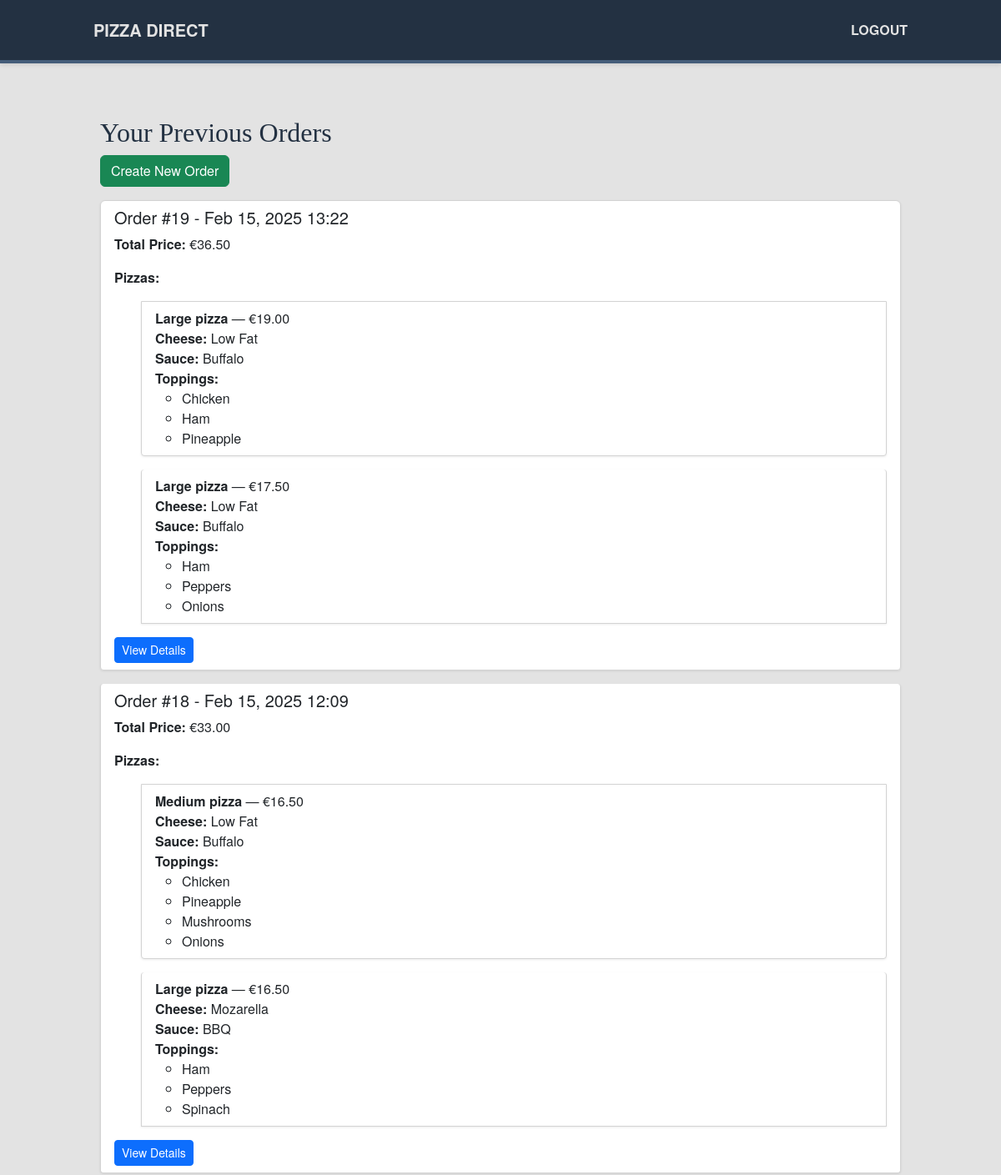
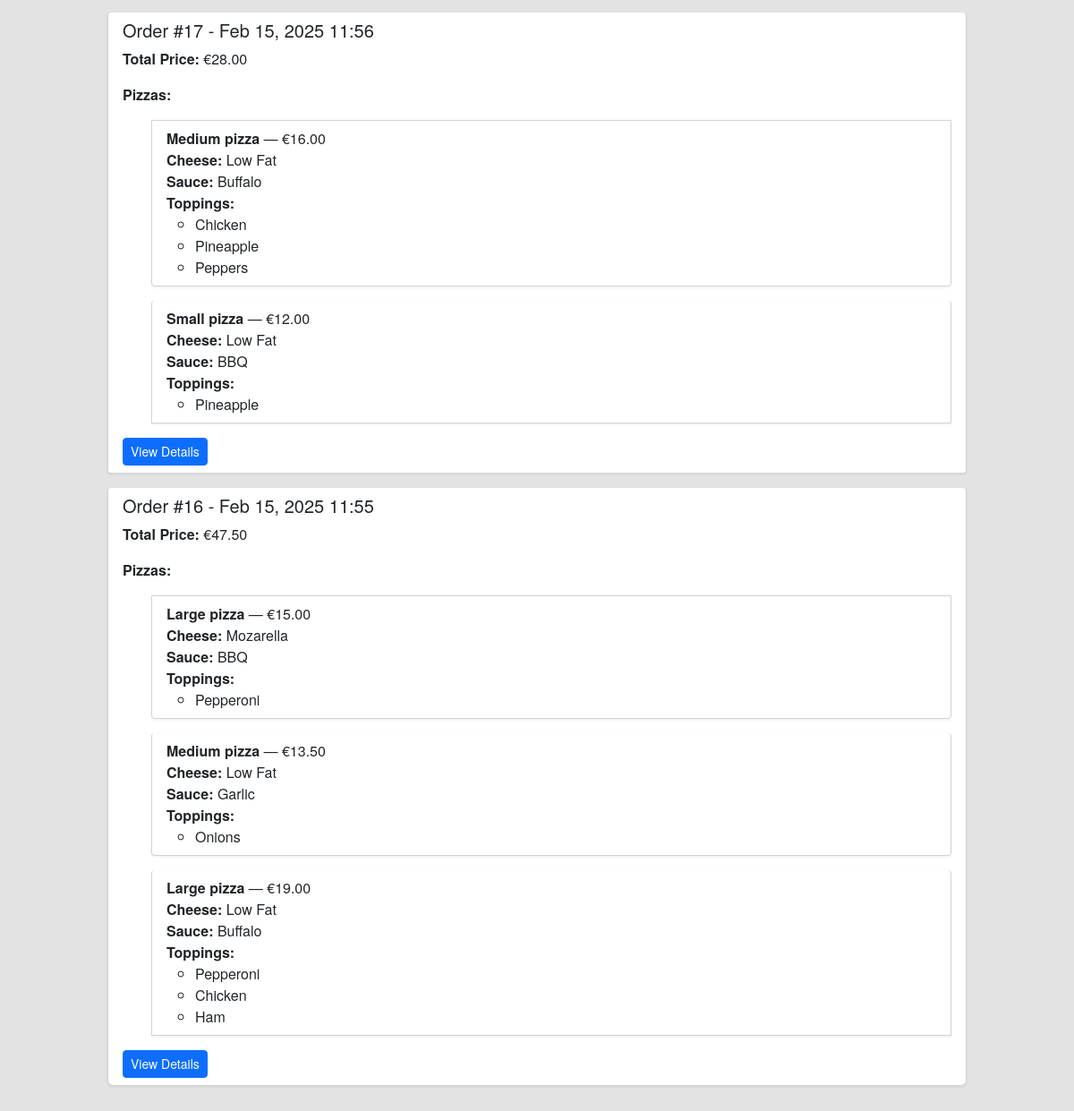
/ (signed in), run on the app's committed database (2 pictures, top to bottom).
### pizza_app/models.py (models this page shows, shortened)
class Order(models.Model):
    user = models.ForeignKey(User, on_delete=models.CASCADE)
    pizzas = models.ManyToManyField(Pizza)
    customer_name = models.CharField(max_length=100)
    address = models.TextField()
    card_number = models.CharField(max_length=16)
    card_expiry_month = models.CharField(max_length=2)
    card_expiry_year = models.CharField(max_length=4)
    card_cvv = models.CharField(max_length=3)
    order_date = models.DateTimeField(default=timezone.now)
    @property
    def total_order_price(self):
        return sum(p.total_price for p in self.pizzas.all())

class Pizza(models.Model):
    size = models.ForeignKey(PizzaSize, on_delete=models.SET_NULL, null=True)
    crust = models.ForeignKey(Crust, on_delete=models.SET_NULL, null=True)
    sauce = models.ForeignKey(Sauce, on_delete=models.SET_NULL, null=True)
    cheese = models.ForeignKey(Cheese, on_delete=models.SET_NULL, null=True)
    toppings = models.ManyToManyField(Topping, blank=True)
    @property
    def total_price(self):
        total = Decimal('0.00')
        if self.size: total += self.size.price
        if self.crust: total += self.crust.price
        if self.sauce: total += self.sauce.price
        if self.cheese: total += self.cheese.price
        for t in self.toppings.all():
            total += t.price
        return total

class PizzaSize(models.Model):
    name = models.CharField(max_length=50)
    price = models.DecimalField(max_digits=6, decimal_places=2, default=Decimal('0.00'))
    def __str__(self):
        return self.name

class Crust(models.Model):
    name = models.CharField(max_length=50)
    price = models.DecimalField(max_digits=6, decimal_places=2, default=Decimal('0.00'))

class Sauce(models.Model):
    name = models.CharField(max_length=50)
    price = models.DecimalField(max_digits=6, decimal_places=2, default=Decimal('0.00'))
    def __str__(self):
        return self.name

class Cheese(models.Model):
    name = models.CharField(max_length=50)
    price = models.DecimalField(max_digits=6, decimal_places=2, default=Decimal('0.00'))
    def __str__(self):
        return self.name

class Topping(models.Model):
    name = models.CharField(max_length=50)
    price = models.DecimalField(max_digits=6, decimal_places=2, default=Decimal('0.00'))

### pizza_app/views.py (the view)
# urls.py: path('', views.order_overview, name='order_overview'),
@login_required
def order_overview(request):
    orders = Order.objects.filter(user=request.user).order_by('-order_date')
    return render(request, 'order_overview.html', {'orders': orders})

### pizza_app/templates/order_overview.html
{% extends 'base.html' %}
{% block content %}
<h2>Your Previous Orders</h2>
<a href="{% url 'create_pizza' %}" class="btn btn-success mb-3">Create New Order</a>
{% if orders %}
  <div class="list-group">
    {% for order in orders %}
      <div class="list-group-item mb-3">
        <h5>Order #{{ order.id }} - {{ order.order_date|date:"M d, Y H:i" }}</h5>
        <p><strong>Total Price:</strong> €{{ order.total_order_price }}</p>
        <p><strong>Pizzas:</strong></p>
        <ul>
          {% for pizza in order.pizzas.all %}
            <li class="list-group-item mb-3">
              <strong>{{ pizza.size }} pizza</strong> &mdash; €{{ pizza.total_price }}<br>
              <strong>Cheese:</strong> {{ pizza.cheese }}<br>
              <strong>Sauce:</strong> {{ pizza.sauce }}<br>
              {% if pizza.toppings.all %}
                <strong>Toppings:</strong>
                <ul>
                  {% for topping in pizza.toppings.all %}
                    <li>{{ topping.name }}</li>
                  {% endfor %}
                </ul>
              {% else %}
                <em>No extra toppings</em>
              {% endif %}
            </li>
          {% endfor %}
        </ul>
        <a href="{% url 'order_confirmation' order.id %}" class="btn btn-primary btn-sm">View Details</a>
      </div>
    {% endfor %}
  </div>
{% else %}
  <p>You have no previous orders.</p>
{% endif %}
{% endblock %}

### pizza_app/static/css/my.css (style rules this page uses)
:root { --first-color: #233142; --second-color: #455d7a; --third-color: #f95959; --fourth-color: #e3e3e3; }
html, body { height: 100%; margin: 0; font-family: 'Helvetica Neue', Arial, sans-serif; background-color: var(--fourth-color); color: #333; }
h2, h3, h4 { font-family: Georgia, serif; color: var(--first-color); margin-top: 20px; }
.list-group-item { background-color: #fff; border: 1px solid lightgray; margin-bottom: 10px; border-radius: 4px; box-shadow: 0 1px 3px rgba(0,0,0,0.08); }

### data on the page
Order: id "19", order_date "Feb 15, 2025 13:22", total_order_price "36.50"
Pizza: size "Large", total_price "19.00", cheese "Low Fat", sauce "Buffalo"
Topping: name "Chicken"
Topping: name "Ham"
Topping: name "Pineapple"
Pizza: size "Large", total_price "17.50", cheese "Low Fat", sauce "Buffalo"
Topping: name "Peppers"
Topping: name "Onions"
Order: id "18", order_date "Feb 15, 2025 12:09", total_order_price "33.00"
Pizza: size "Medium", total_price "16.50", cheese "Low Fat", sauce "Buffalo"
Topping: name "Mushrooms"
Pizza: size "Large", total_price "16.50", cheese "Mozarella", sauce "BBQ"
Topping: name "Spinach"
Order: id "17", order_date "Feb 15, 2025 11:56", total_order_price "28.00"
Pizza: size "Medium", total_price "16.00", cheese "Low Fat", sauce "Buffalo"
Pizza: size "Small", total_price "12.00", cheese "Low Fat", sauce "BBQ"
Order: id "16", order_date "Feb 15, 2025 11:55", total_order_price "47.50"
Pizza: size "Large", total_price "15.00", cheese "Mozarella", sauce "BBQ"
Topping: name "Pepperoni"
Pizza: size "Medium", total_price "13.50", cheese "Low Fat", sauce "Garlic"
Pizza: size "Large", total_price "19.00", cheese "Low Fat", sauce "Buffalo"
